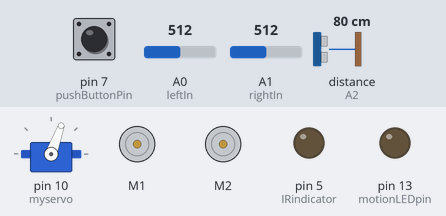
Recording of a sketch running on a simulated Arduino Uno, built with avr-gcc and run on an emulated ATmega328P. Parts: servo, 2 × DC motor (green arrow = forward, orange = backward, longer = faster), output pins drawn as LEDs (lit = HIGH). Inputs (shaded band) come from the test bench; at power-on: pin 7 (pushButtonPin) HIGH, distance to the obstacle (sensor on A2) 80 cm, A1 (rightIn) = 512, A0 (leftIn) = 512. The echo pulse lasts 58.3 µs per cm; what the sketch prints to the serial monitor is not drawn.

Above: at 5.2 s.
5.3 s: pin 7 (pushButtonPin) pulled LOW for 0.15 s
At 5.9 s:
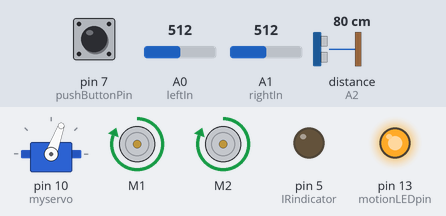
8.4 s: distance to the obstacle (sensor on A2) set to 12 cm
11.4 s: distance to the obstacle (sensor on A2) set to 9 cm
At 12.2 s:
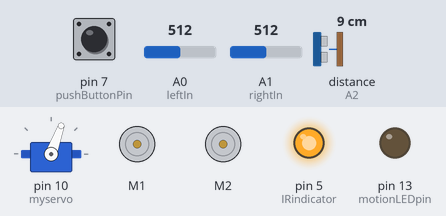
14.4 s: A1 (rightIn) set to 938
16.4 s: A1 (rightIn) set to 962
At 17.6 s:
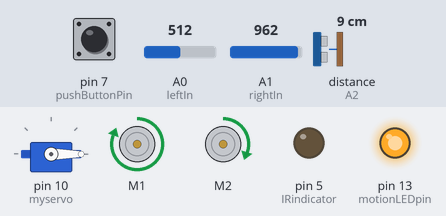
17.9 s: A0 (leftIn) set to 942
19.4 s: A0 (leftIn) set to 957
At 20.2 s:
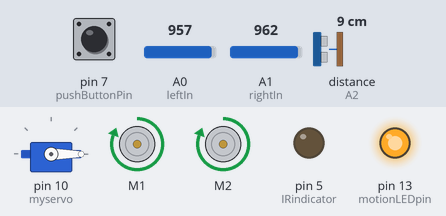
Timing chart, 0 to 33.1 s (numbered marks = the images above; inputs shaded):
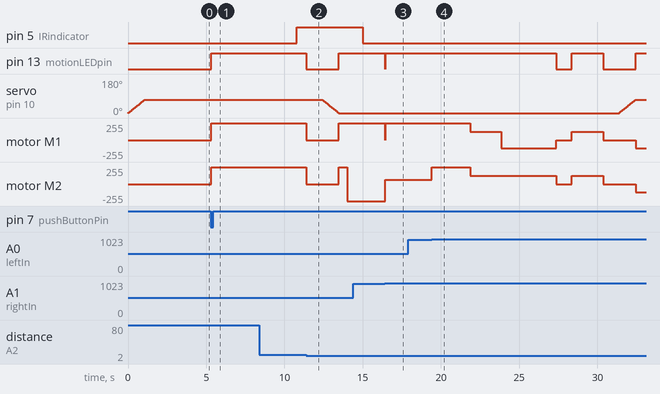

Measured:
- the behaviour switches between 11 and 10 cm on distance to the obstacle (sensor on A2) (found by bisection; images 1 and 2)
- the behaviour switches between 949 and 950 on A1 (rightIn) (found by bisection; images 2 and 3)
- the behaviour switches between 949 and 950 on A0 (leftIn) (found by bisection; images 3 and 4)
- after the input at 5.3 s, pin 13 (motionLEDpin): LOW → HIGH at once; motor M1, motor M2: stopped → forward 255/255 at once
- after the input at 11.4 s, pin 13 (motionLEDpin): HIGH → LOW at once, → HIGH 2.1 s later; servo on pin 10 (myservo): moves from 70° to 0° over 1.1 s, starting after 1.0 s; motor M1: forward 255/255 → stopped at once, → forward 255/255 2.1 s later; motor M2: forward 255/255 → stopped at once, → forward 255/255 2.1 s later, → backward 255/255 0.52 s later
- after the input at 16.4 s, pin 13 (motionLEDpin): HIGH → LOW at once, → HIGH 0.02 s later; motor M1: forward 255/255 → stopped at once, → forward 255/255 0.02 s later; motor M2: backward 255/255 → forward 63/255 at once
- after the input at 17.9 s, every drawn part: stays the same
- after the input at 19.4 s, pin 13 (motionLEDpin): HIGH → LOW after 8.0 s, → HIGH 1.0 s later, → LOW 2.0 s later, → HIGH 2.1 s later; servo on pin 10 (myservo): moves from 0° to 70° over 1.1 s, starting after 12.0 s

The sketch:

collect_block_test_1.ino
```cpp
#include <Wire.h>
#include <Adafruit_MotorShield.h>
#include "utility/Adafruit_MS_PWMServoDriver.h"
#include <ezButton.h>
#include <SharpIR.h>
#include <Servo.h>

// Pin assignments
#define leftIn A0    // left IR sensor
#define rightIn A1   // right IR sensor
#define echoPin 2    // ultrasonic sensor I
#define triggerPin 3 // ultrasonic sensor II
#define coarseLEDpin 1
#define fineLEDpin 0
#define pushButtonPin 7
#define motionLEDpin 13
#define IRPin A2
#define model 1080
#define IRindicator 5

// Motor setup
Adafruit_MotorShield AFMS = Adafruit_MotorShield();
Adafruit_DCMotor *motor1 = AFMS.getMotor(1);
Adafruit_DCMotor *motor2 = AFMS.getMotor(2);

// Servo setup
Servo myservo;
int pos = 0; // variable to store the servo position
const int servo_startangle = 0;
const int servo_endangle = 70;

// Push button setup
#define LOOP_STATE_STOPPED 0
#define LOOP_STATE_STARTED 1
ezButton button(pushButtonPin); // create ezButton object that attach to pin 7
int loopState = LOOP_STATE_STOPPED;

// IR sensor setup
SharpIR mySensor = SharpIR(IRPin, model);
int distance_cm;

// Line sensor setup
int LineSensor1;
int LineSensor2;

// Flags, state variables
int junctionCounter = 0;
#define startJunction 0   // for passing out of start box
#define junction1 1       // for when passing deliver junction on outwards journey
#define junction2 2       // for second junction
#define junction3 3       // for when reaching end search zone
#define deliverJunction 4 // for when delivering at deliver junction
#define endJunction 5     // for passing into start box
#define junction2return 6

int journeyCounter = 1;
#define journey1 1
#define journey2 2
#define journey3 3

bool IfCoarse = false;
bool IfRotate = false;
bool IsOffLine = false;
bool Ifdeliver = false;
bool carryingBlock = false;
bool Ifdetected = false;

// Parameters
const float motorSpeed = 255; // Adjust motor speed here
const int duration_90degree = 3500;
const int duration_delivery = 2000;
const int duration_1 = 10750;
const int duration_2 = 5000;
unsigned long previousMillis;
const int IRthreshold = 950;

// function definitions
void forwards();
void stop();
void turn_right_forwards();
void turn_left_forwards();
void turn_right_backwards();
void turn_left_backwards();
void rotate_left();
void rotate_right();
void updateLineSensors(int threshold = 950);
void collectIfInRange();
void close_servo();
void open_servo();
void journeyLogic();
void search();
void toggleCoarseLED();
void toggleFineLED();
void motionLED();
void blue_box();
void red_box();

void setup()
{
    AFMS.begin();
    pinMode(motionLEDpin, OUTPUT);
    pinMode(leftIn, INPUT);
    pinMode(rightIn, INPUT);
    pinMode(IRindicator, OUTPUT);
    pinMode(coarseLEDpin, OUTPUT);
    pinMode(fineLEDpin, OUTPUT);
    myservo.attach(10);
    Serial.begin(9600);
    Serial.println("Ready!");
    open_servo();
    delay(3000);
}

void loop()
{
    // Push button start/stop
    button.loop();

    if (button.isPressed())
    {
        if (loopState == LOOP_STATE_STOPPED)
            loopState = LOOP_STATE_STARTED;
        else // if(loopState == LOOP_STATE_STARTED)
            loopState = LOOP_STATE_STOPPED;
    }

    if (loopState == LOOP_STATE_STARTED)
    {
        /************************ MAIN PROGRAM STARTS HERE ************************/
        updateLineSensors(IRthreshold);
        distance_cm = mySensor.distance();
        unsigned long currentMillis = millis();

        if (IfRotate == true)
        {
            rotate180();
        }
        else
        {
            line_follow();
        }

        // Turn on IR sensor if certain conditions are met
        if (carryingBlock == false)
        {
            if (journeyCounter == journey1)
            {
                if (currentMillis - previousMillis > duration_1)
                {
                    collectIfInRange();
                }
            }
            else if (journeyCounter == journey2)
            {
                if (currentMillis - previousMillis > duration_2)
                {
                    collectIfInRange();
                }
            }
            else if (journeyCounter == journey3)
            {
                if (junctionCounter == junction3)
                {
                    collectIfInRange();
                }
            }
        }
        else
        {
            digitalWrite(IRindicator, LOW);
        }


    }
}

void forwards(int speed)
{
    motor1->setSpeed(speed);
    motor2->setSpeed(speed);
    motor1->run(FORWARD);
    motor2->run(FORWARD);
    motionLED();
}

void backwards(int speed)
{
    motor1->setSpeed(speed);
    motor2->setSpeed(speed);
    motor1->run(BACKWARD);
    motor2->run(BACKWARD);
    motionLED();
}

void turn_right_forwards(int speed_high, int speed_low)
{
    motor1->setSpeed(speed_high);
    motor2->setSpeed(speed_low);
    motor1->run(FORWARD);
    motor2->run(FORWARD);
    motionLED();
}

void turn_left_forwards(int speed_high, int speed_low)
{
    motor1->setSpeed(speed_low);
    motor2->setSpeed(speed_high);
    motor1->run(FORWARD);
    motor2->run(FORWARD);
    motionLED();
}

void turn_left_backwards(int speed_high, int speed_low)
{
    motor1->setSpeed(speed_high);
    motor2->setSpeed(speed_low);
    motor1->run(BACKWARD);
    motor2->run(BACKWARD);
    motionLED();
}

void turn_right_backwards(int speed_high, int speed_low)
{
    motor1->setSpeed(speed_low);
    motor2->setSpeed(speed_high);
    motor1->run(BACKWARD);
    motor2->run(BACKWARD);
    motionLED();
}

void rotate_right(int speed)
{
    motor1->setSpeed(speed);
    motor2->setSpeed(speed);
    motor1->run(FORWARD);
    motor2->run(BACKWARD);
    motionLED();
}

void rotate_left(int speed)
{
    motor1->setSpeed(speed);
    motor2->setSpeed(speed);
    motor1->run(BACKWARD);
    motor2->run(FORWARD);
    motionLED();
}

void stop()
{
    motor1->setSpeed(0);
    motor2->setSpeed(0);
    motor1->run(RELEASE);
    motor2->run(RELEASE);
    digitalWrite(motionLEDpin, LOW);
}
/******************************** 180 TURN ********************************/
void rotate180()
{
    if (IsOffLine == false)
    {
        rotate_right(motorSpeed);
        delay(1000);
        IsOffLine = true;
    }
    else
    {
        if (LineSensor2 == LOW)
        {
            rotate_right(motorSpeed);
        }
        else if (LineSensor2 == HIGH)
        {
            stop();
            IsOffLine = false;
            IfRotate = false;
        }
    }
}
/******************************** LINE FOLLOWING ALGORITHM ********************************/
void line_follow()
{
    if ((LineSensor1 == LOW) && (LineSensor2 == LOW))
    {
        forwards(motorSpeed);
    }
    else if ((LineSensor1 == LOW) && (LineSensor2 == HIGH))
    {
        turn_right_forwards(motorSpeed, motorSpeed / 4);
    }
    else if ((LineSensor1 == HIGH) && (LineSensor2 == LOW))
    {
        turn_left_forwards(motorSpeed, motorSpeed / 4);
    }
    else if ((LineSensor1 == HIGH) && (LineSensor2 == HIGH))
    {
        switch (junctionCounter)
        {
        case 0:

            forwards(motorSpeed);
            junctionCounter++;
            delay(1200);
            break;
        case 1:
            forwards(motorSpeed);
            junctionCounter = deliverJunction;
            previousMillis = millis();
            delay(1200);
            break;

        case deliverJunction:
            stop();
            blue_box();
            junctionCounter = 2;
            break;
        }
    }
}

/*********************** JOURNEY LOGIC ***********************/

void journeyLogic()
{
    switch (journeyCounter)
    {
    case journey1:
        switch (junctionCounter)
        {
        case startJunction:
            forwards(motorSpeed);
            junctionCounter++;
            delay(1500);
            break;
        case junction1:
            forwards(motorSpeed);
            junctionCounter = deliverJunction;
            long previousMillis = millis();
            delay(1500);
            break;

        case deliverJunction:
            stop();
            blue_box();
            junctionCounter = junction2;
            break;
        }

    case journey2:
        switch (junctionCounter)
        {
        case junction2:
            forwards(motorSpeed);
            delay(1000);
            junctionCounter = junction2return;
            break;
        case junction2return:
            forwards(motorSpeed);
            delay(1000);
            junctionCounter = deliverJunction;
            break;
        case deliverJunction:
            stop();
            blue_box();
            junctionCounter = junction2;
            break;
        }
    case journey3:
        switch (junctionCounter)
        {
        case junction2:
            forwards(motorSpeed);
            delay(1000);
            junctionCounter = junction3;
            break;
        case junction3:
            stop();
            search();
            junctionCounter = deliverJunction;
            break;
        case deliverJunction:
            stop();
            blue_box();
            delay(1000000);
            break;
        }
    }
}

/********************** LINE SENSOR UPDATE STATE ***************************/
void updateLineSensors(int threshold = 950)
{
    // sets left LineSensor1 to high if on tape, else Low
    if (analogRead(leftIn) >= threshold)
    {
        LineSensor1 = HIGH;
    }
    else
    {
        LineSensor1 = LOW;
    }
    // sets right LineSensor2 to high if on tape, else Low
    if (analogRead(rightIn) >= threshold)
    {
        LineSensor2 = HIGH;
    }
    else
    {
        LineSensor2 = LOW;
    }
}

void red_box()
{
    forwards(motorSpeed / 2);
    delay(duration_delivery);
    rotate_right(motorSpeed / 2);
    delay(duration_90degree);
    stop();
    delay(1000);
    forwards(motorSpeed / 2);
    delay(duration_delivery);
    stop();
    delay(1000);
    open_servo();
    backwards(motorSpeed / 2);
    delay(duration_delivery);
    rotate_right(motorSpeed / 2);
    delay(duration_90degree);
    updateLineSensors(IRthreshold);
    while (LineSensor2 == LOW)
    {
        updateLineSensors(IRthreshold);
        rotate_right(motorSpeed / 2);
    }
    stop();
    carryingBlock = false;
    previousMillis = millis();
}

void blue_box()
{
    forwards(motorSpeed / 2);
    delay(duration_delivery);
    rotate_left(motorSpeed / 2);
    delay(duration_90degree);
    stop();
    delay(1000);
    forwards(motorSpeed / 2);
    delay(duration_delivery);
    stop();
    delay(1000);
    open_servo();
    backwards(motorSpeed / 2);
    delay(duration_delivery);
    rotate_left(motorSpeed / 2);
    delay(duration_90degree);
    updateLineSensors(IRthreshold);
    while (LineSensor1 == LOW)
    {
        updateLineSensors(IRthreshold);
        rotate_left(motorSpeed / 2);
    }
    stop();
    carryingBlock = false;
    previousMillis = millis();
}
/************************ DETECTION ***************************/
void collectIfInRange()
{
    digitalWrite(IRindicator, HIGH);
    if (distance_cm <= 10)
    {
        stop();
        delay(1000);
        close_servo();
        carryingBlock = true;
        forwards(motorSpeed);
        delay(500);
        IfRotate = true;
    }
}

/********************** SERVO ********************************/
void open_servo()
{
    for (pos = servo_startangle; pos <= servo_endangle; pos += 1)
    {
        myservo.write(pos);
        delay(15);
    }
}
void close_servo()
{
    for (pos = servo_endangle; pos >= servo_startangle; pos -= 1)
    {
        myservo.write(pos);
        delay(15);
    }
}

/************************* SEARCH FUNCTION ***********************************/
void search()
{
}

/******************** INDICATOR LEDS *********************/
void toggleCoarseLED()
{
    digitalWrite(coarseLEDpin, !digitalRead(coarseLEDpin));
}

void toggleFineLED()
{
    digitalWrite(fineLEDpin, !digitalRead(fineLEDpin));
}

void motionLED()
{
    digitalWrite(motionLEDpin, HIGH);
}
```
